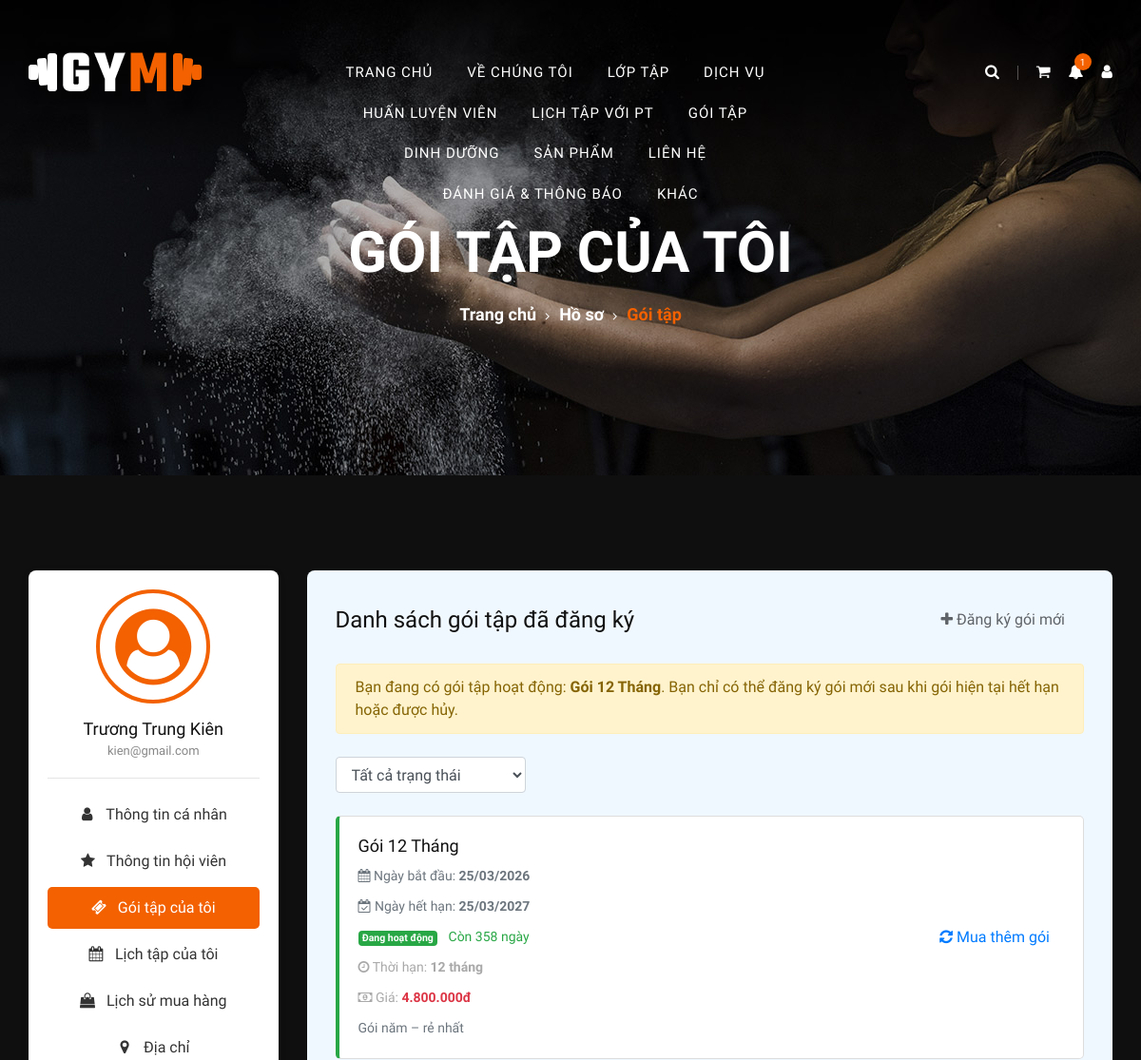
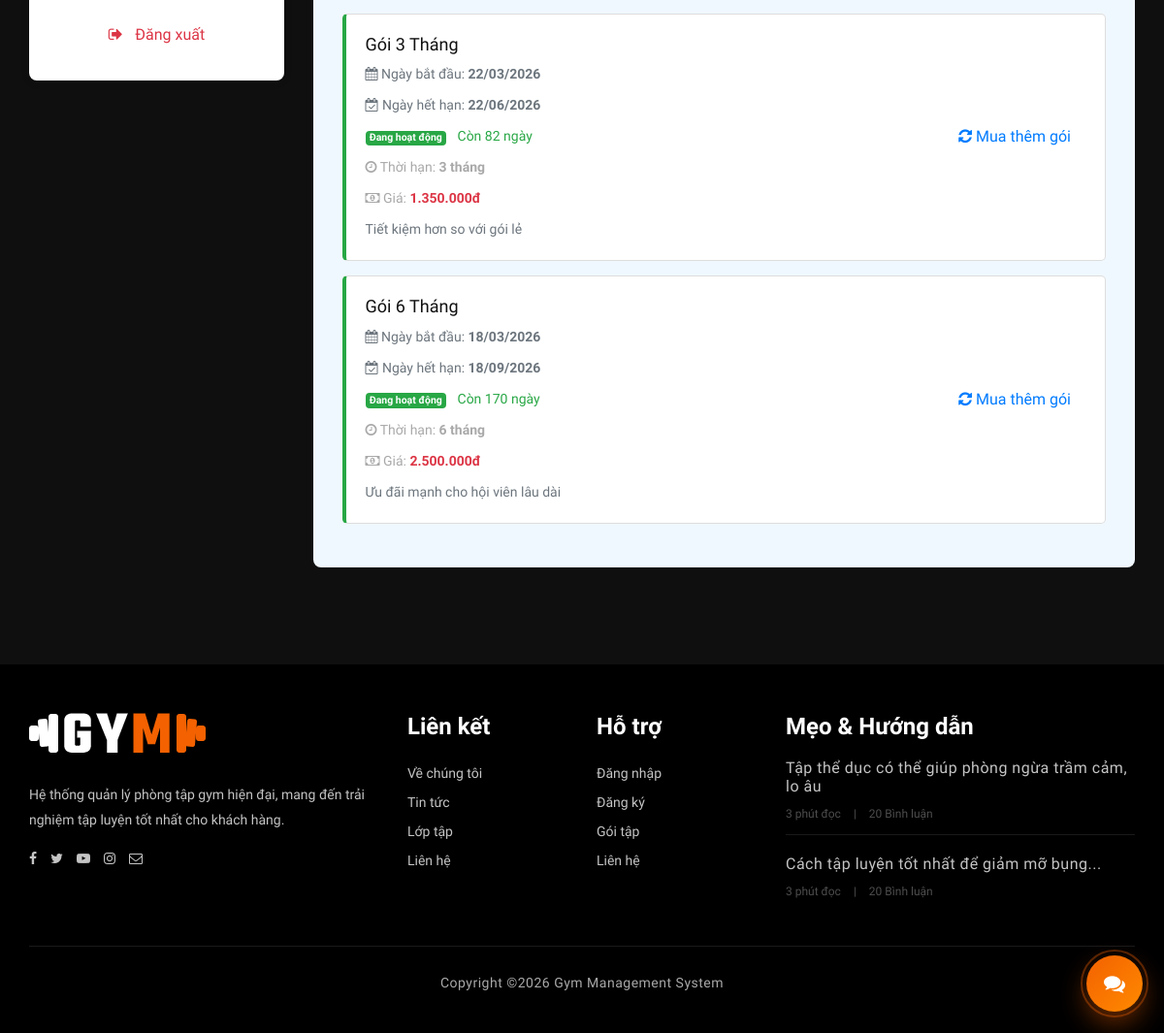
Page /client/my-packages.php (signed in) on the committed database (2 pictures, top to bottom).
### tables this page shows
CREATE TABLE `users` (
  `id` int NOT NULL AUTO_INCREMENT,
  `role_id` int NOT NULL,
  `username` varchar(30) NOT NULL,
  `password` varchar(267) NOT NULL,
  `email` varchar(100) NOT NULL,
  `full_name` varchar(100) NOT NULL,
  `phone` varchar(20) DEFAULT NULL,
  `avatar` varchar(255) DEFAULT NULL,
  `status` enum('active','locked') DEFAULT 'active',
  `created_at` timestamp NULL DEFAULT CURRENT_TIMESTAMP,
  PRIMARY KEY (`id`),
  UNIQUE KEY `username` (`username`),
  UNIQUE KEY `email` (`email`),
  KEY `role_id` (`role_id`),
  CONSTRAINT `users_ibfk_1` FOREIGN KEY (`role_id`) REFERENCES `roles` (`id`)
);

CREATE TABLE `member_packages` (
  `id` int NOT NULL AUTO_INCREMENT,
  `member_id` int NOT NULL,
  `package_id` int NOT NULL,
  `start_date` date NOT NULL,
  `end_date` date NOT NULL,
  `status` enum('active','expired','cancelled') DEFAULT 'active',
  PRIMARY KEY (`id`),
  KEY `member_id` (`member_id`),
  KEY `package_id` (`package_id`),
  CONSTRAINT `member_packages_ibfk_1` FOREIGN KEY (`member_id`) REFERENCES `members` (`id`) ON DELETE CASCADE,
  CONSTRAINT `member_packages_ibfk_2` FOREIGN KEY (`package_id`) REFERENCES `membership_packages` (`id`) ON DELETE CASCADE
);

CREATE TABLE `membership_packages` (
  `id` int NOT NULL AUTO_INCREMENT,
  `package_name` varchar(100) NOT NULL,
  `duration_months` int NOT NULL,
  `price` decimal(10,2) NOT NULL,
  `description` text,
  `status` enum('active','inactive') DEFAULT 'active',
  PRIMARY KEY (`id`)
);

### client/my-packages.php (the view, shortened to what this page needs)
<?php
require_once '../config/db.php';
$user_id = $_SESSION['user_id'];
$sql_user = "SELECT email, avatar FROM users WHERE id = ?";
$stmt_user = $conn->prepare($sql_user);
$stmt_user->bind_param("i", $user_id);
$stmt_user->execute();
$user_data = $stmt_user->get_result()->fetch_assoc();
$avatarUrl = '';
$packageRecords = [];
$hasActivePackage = false;
$hasPackageInCart = false;
$activePackageInfo = null;
$memberStmt = $conn->prepare("SELECT id FROM members WHERE users_id = ? LIMIT 1");
$memberStmt->bind_param("i", $user_id);
$memberStmt->execute();
$member = $memberStmt->get_result()->fetch_assoc();
$memberId = (int) ($member['id'] ?? 0);
if ($memberId > 0) {
    $activePackageStmt = $conn->prepare(
        "SELECT mp.id, mp.end_date, p.package_name
         FROM member_packages mp
         JOIN membership_packages p ON p.id = mp.package_id
         WHERE mp.member_id = ? AND mp.status = 'active' AND mp.end_date >= CURDATE()
         ORDER BY mp.end_date DESC, mp.id DESC
         LIMIT 1"
    );
    $activePackageStmt->bind_param("i", $memberId);
    $activePackageStmt->execute();
    $activePackageInfo = $activePackageStmt->get_result()->fetch_assoc();
    $hasActivePackage = !empty($activePackageInfo);
    $cartPackageStmt = $conn->prepare(
        "SELECT COUNT(*) AS total
         FROM carts c
         JOIN cart_items ci ON ci.cart_id = c.id AND ci.item_type = 'package'
         WHERE c.member_id = ? AND c.status = 'active'"
    );
    $cartPackageStmt->bind_param("i", $memberId);
    $cartPackageStmt->execute();
    $hasPackageInCart = (int) ($cartPackageStmt->get_result()->fetch_assoc()['total'] ?? 0) > 0;
    $packageStmt = $conn->prepare(
        "SELECT mp.id,
                mp.start_date,
                mp.end_date,
                mp.status,
                p.package_name,
                p.price,
                p.duration_months,
                p.description
         FROM member_packages mp
         JOIN membership_packages p ON p.id = mp.package_id
         WHERE mp.member_id = ?
         ORDER BY mp.id DESC"
    );
    $packageStmt->bind_param("i", $memberId);
    $packageStmt->execute();
    $packageResult = $packageStmt->get_result();
    while ($row = $packageResult->fetch_assoc()) {
        $today = new DateTime('today');
        $endDate = new DateTime($row['end_date']);
        $daysRemaining = (int) $today->diff($endDate)->format('%r%a');
        $row['days_remaining'] = $daysRemaining;
        $packageRecords[] = $row;
    }
}
include 'layout/header.php';
?>
<section class="breadcrumb-section set-bg" data-setbg="assets/img/breadcrumb-bg.jpg">
    <div class="container">
        <div class="row">
            <div class="col-lg-12 text-center">
                <div class="breadcrumb-text">
                    <h2>Gói tập của tôi</h2>
                    <div class="bt-option">
                        <a href="index.php">Trang chủ</a>
                        <a href="profile.php">Hồ sơ</a>
                        <span>Gói tập</span>
                    </div>
                </div>
            </div>
        </div>
    </div>
</section>
<section class="profile-section spad">
    <div class="container">
        <div class="row">
            <div class="col-lg-3">
                <div class="profile-sidebar">
                    <div class="user-info text-center">
                        <div class="user-avatar">
                            <?php if ($avatarUrl !== ''): ?>
                                <img src="<?php echo htmlspecialchars($avatarUrl); ?>" alt="Avatar" class="user-avatar-image">
                            <?php else: ?>
                                <div class="user-avatar-placeholder">
                                    <i class="fa fa-user-circle fa-5x"></i>
                                </div>
                            <?php endif; ?>
                        </div>
                        <h5 class="mt-3"><?php echo htmlspecialchars($_SESSION['full_name'] ?? 'Hội viên'); ?></h5>
                        <p style="color:#888;font-size:13px;"><?php echo htmlspecialchars($user_data['email'] ?? $_SESSION['email'] ?? ''); ?></p>
                    </div>
                    <hr>
                    <div class="sidebar-menu">
                        <a href="profile.php" class="sidebar-item">
                            <i class="fa fa-user"></i> Thông tin cá nhân
                        </a>
                        <a href="my-membership.php" class="sidebar-item">
                            <i class="fa fa-star"></i> Thông tin hội viên
                        </a>
                        <a href="my-packages.php" class="sidebar-item active">
                            <i class="fa fa-ticket"></i> Gói tập của tôi
                        </a>
                        <a href="my-schedules.php" class="sidebar-item">
                            <i class="fa fa-calendar"></i> Lịch tập của tôi
                        </a>
                        <a href="order-history.php" class="sidebar-item">
                            <i class="fa fa-shopping-bag"></i> Lịch sử mua hàng
                        </a>
                        <a href="addresses.php" class="sidebar-item">
                            <i class="fa fa-map-marker"></i> Địa chỉ
                        </a>
                        <a href="logout.php" class="sidebar-item text-danger">
                            <i class="fa fa-sign-out"></i> Đăng xuất
                        </a>
                    </div>
                </div>
            </div>
            <div class="col-lg-9">
                <div class="profile-content" style="background-color: aliceblue; padding: 30px; border-radius: 8px;">
                    <div class="d-flex justify-content-between align-items-center mb-4">
                        <h4 class="mb-0">Danh sách gói tập đã đăng ký</h4>
                        <?php if ($hasActivePackage || $hasPackageInCart): ?>
                            <span class="site-btn disabled" style="padding: 10px 20px; opacity: .7; cursor: not-allowed;">
                                <i class="fa fa-plus"></i> Đăng ký gói mới
                            </span>
                        <?php else: ?>
                            <a href="packages.php" class="site-btn" style="padding: 10px 20px;">
                                <i class="fa fa-plus"></i> Đăng ký gói mới
                            </a>
                        <?php endif; ?>
                    </div>
                    <?php if ($hasActivePackage): ?>
                        <div class="alert alert-warning mb-4">
                            Bạn đang có gói tập hoạt động<?php if (!empty($activePackageInfo['package_name'])): ?>: <strong><?php echo htmlspecialchars($activePackageInfo['package_name']); ?></strong><?php endif; ?>. Bạn chỉ có thể đăng ký gói mới sau khi gói hiện tại hết hạn hoặc được hủy.
                        </div>
                    <?php elseif ($hasPackageInCart): ?>
                        <div class="alert alert-info mb-4">
                            Bạn đang có gói tập trong giỏ hàng. Hãy hoàn tất thanh toán hoặc xóa gói trong giỏ trước khi đăng ký thêm gói khác.
                        </div>
                    <?php endif; ?>
                    <div class="mb-4">
                        <select id="statusFilter" class="form-control" style="width: 200px; display: inline-block;">
                            <option value="all">Tất cả trạng thái</option>
                        </select>
                    </div>
                    <div id="packagesContainer">
                        <?php if (!empty($packageRecords)): ?>
                            <?php foreach ($packageRecords as $package): ?>
                                <?php
                                $statusClass = $package['status'];
                                $statusText = $package['status'] === 'active' ? 'Đang hoạt động' : ($package['status'] === 'expired' ? 'Đã hết hạn' : 'Đã hủy');
                                $badgeClass = $package['status'] === 'active' ? 'success' : ($package['status'] === 'expired' ? 'secondary' : 'danger');
                                ?>
                                <div class="package-item <?php echo $statusClass; ?>">
                                    <div class="row align-items-center">
                                        <div class="col-md-8">
                                            <h5><?php echo htmlspecialchars($package['package_name']); ?></h5>
                                            <p class="text-muted mb-2 mt-2">
                                                <i class="fa fa-calendar"></i>
                                                Ngày bắt đầu: <strong><?php echo date('d/m/Y', strtotime($package['start_date'])); ?></strong>
                                            </p>
                                            <p class="text-muted mb-2">
                                                <i class="fa fa-calendar-check-o"></i>
                                                Ngày hết hạn: <strong><?php echo date('d/m/Y', strtotime($package['end_date'])); ?></strong>
                                            </p>
                                            <p class="mb-2">
                                                <span class="badge badge-<?php echo $badgeClass; ?>"><?php echo $statusText; ?></span>
                                                <?php if ($package['status'] === 'active'): ?>
                                                    <span class="text-success ml-2">Còn <?php echo max(0, (int) $package['days_remaining']); ?> ngày</span>
                                                <?php endif; ?>
                                            </p>
                                            <p class="mb-2">
                                                <i class="fa fa-clock-o"></i>
                                                Thời hạn: <strong><?php echo (int) $package['duration_months']; ?> tháng</strong>
                                            </p>
                                            <p class="mb-0">
                                                <i class="fa fa-money"></i>
                                                Giá: <strong class="text-danger"><?php echo number_format((float) $package['price'], 0, ',', '.'); ?>đ</strong>
                                            </p>
                                            <?php if (!empty($package['description'])): ?>
                                                <p class="mt-2 mb-0 text-muted"><?php echo htmlspecialchars($package['description']); ?></p>
                                            <?php endif; ?>
                                        </div>
                                        <div class="col-md-4 text-right">
                                            <a href="packages.php" class="site-btn" style="padding: 10px 15px;">
                                                <i class="fa fa-refresh"></i> <?php echo $package['status'] === 'active' ? 'Mua thêm gói' : 'Đăng ký lại'; ?>
                                            </a>
                                        </div>
                                    </div>
                                </div>
                            <?php endforeach; ?>
                        <?php endif; ?>
                    </div>
                </div>
            </div>
        </div>
    </div>
</section>
<?php include 'layout/footer.php'; ?>

### client/assets/css/barfiller.css (style rules this page uses)
body { font-family: Arial; }

### client/assets/css/style.css (style rules this page uses)
html, body { height: 100%; font-family: "Muli", sans-serif; -webkit-font-smoothing: antialiased; font-smoothing: antialiased; background: #0f0f0f; }
h1, h2, h3, h4, h5, h6 { margin: 0; color: #111111; font-weight: 400; font-family: "Oswald", sans-serif; }
h2 { font-size: 36px; }
h4 { font-size: 24px; }
h5 { font-size: 18px; }
p { font-size: 14px; font-family: "Muli", sans-serif; color: #a9a9a9; font-weight: 400; line-height: 24px; margin: 0 0 15px 0; }
.set-bg { background-repeat: no-repeat; background-size: cover; background-position: top center; }
.spad { padding-top: 100px; padding-bottom: 100px; }
.breadcrumb-section { height: 500px; padding-top: 230px; }
.breadcrumb-text h2 { font-size: 60px; color: #ffffff; font-weight: 600; text-transform: uppercase; margin-bottom: 15px; }
.breadcrumb-text .bt-option a { font-size: 18px; color: #ffffff; font-weight: 700; display: inline-block; position: relative; margin-right: 20px; }
.breadcrumb-text .bt-option a:after { position: absolute; right: -14px; top: 6px; font-family: "FontAwesome"; content: ""; font-size: 13px; font-weight: 400; }
.breadcrumb-text .bt-option span { font-size: 18px; color: #f36100; font-weight: 700; }
@media only screen and (min-width: 1200px) { .container { max-width: 1170px; } }

### client/assets/css/custom-shop.css (style rules this page uses)
.profile-sidebar { background: #f7f7f7; padding: 30px; border-radius: 5px; text-align: center; }

### client/my-packages.php (style rules this page uses)
.sidebar-item { display:block; padding:10px 15px; color:#333; border-radius:5px; margin-bottom:5px; text-decoration:none; transition: 0.2s; }
.sidebar-item:hover, .sidebar-item.active { background:#f36100; color:#fff; text-decoration:none; }
.sidebar-item i { margin-right:8px; width:16px; }
.profile-sidebar { background:#fff; border-radius:8px; padding:20px; box-shadow:0 2px 10px rgba(0,0,0,.08); position:sticky; top:20px; }
.user-avatar { margin-bottom:15px; }
.user-avatar-image, .user-avatar-placeholder { width: 120px; height: 120px; border-radius: 50%; border: 4px solid #f36100; background: #fff; object-fit: cover; margin: 0 auto; }
.user-avatar-placeholder { display: flex; align-items: center; justify-content: center; color: #f36100; }
.package-item { border: 1px solid #ddd; padding: 20px; margin-bottom: 15px; border-radius: 5px; transition: all 0.3s; background: #fff; }
.package-item.active { border-left: 4px solid #28a745; }

### rows in the picture
users: email "kien@gmail.com"
member_packages: package.package_name "Gói 12 Tháng", start_date "25/03/2026", end_date "25/03/2027", status "Đang hoạt động", max(0, (int) $package['days_remaining']) "358", package.duration_months "12", package.price "4.800.000", package.description "Gói năm – rẻ nhất", shows "Mua thêm gói"
member_packages: package.package_name "Gói 3 Tháng", start_date "22/03/2026", end_date "22/06/2026", status "Đang hoạt động", max(0, (int) $package['days_remaining']) "82", package.duration_months "3", package.price "1.350.000", package.description "Tiết kiệm hơn so với gói lẻ", shows "Mua thêm gói"
member_packages: package.package_name "Gói 6 Tháng", start_date "18/03/2026", end_date "18/09/2026", status "Đang hoạt động", max(0, (int) $package['days_remaining']) "170", package.duration_months "6", package.price "2.500.000", package.description "Ưu đãi mạnh cho hội viên lâu dài", shows "Mua thêm gói"

### other values in the picture
$unread_notification_count "1"
$_SESSION['full_name'] "Trương Trung Kiên"
